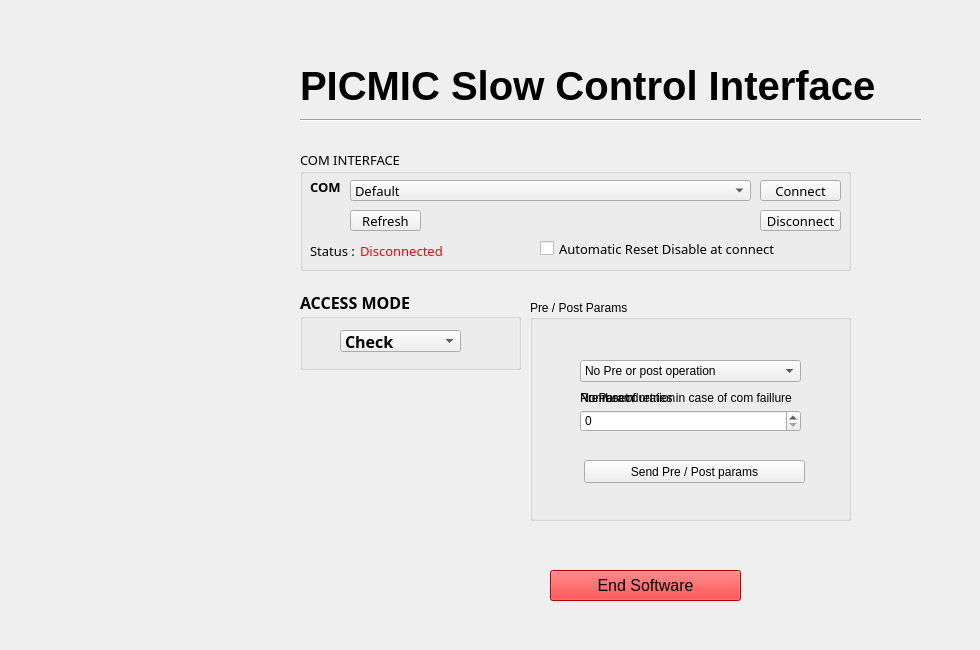
    <widget class="QWidget" name="Main_tab">
     <attribute name="title">
      <string>Main</string>
     </attribute>
     <widget class="QGroupBox" name="groupBox">
      <property name="geometry">
       <rect>
        <x>300</x>
        <y>150</y>
        <width>551</width>
        <height>121</height>
       </rect>
      </property>
      <property name="font">
       <font>
        <family>Lucida Sans Unicode</family>
        <pointsize>10</pointsize>
       </font>
      </property>
      <property name="title">
       <string>COM INTERFACE</string>
      </property>
      <widget class="QPushButton" name="push_disconnect">
       <property name="geometry">
        <rect>
         <x>460</x>
         <y>60</y>
         <width>81</width>
         <height>21</height>
        </rect>
       </property>
       <property name="text">
        <string>Disconnect</string>
       </property>
      </widget>
      <widget class="QLabel" name="label_com">
       <property name="geometry">
        <rect>
         <x>10</x>
         <y>30</y>
         <width>47</width>
         <height>13</height>
        </rect>
       </property>
       <property name="font">
        <font>
         <family>Lucida Sans Unicode</family>
         <pointsize>10</pointsize>
         <weight>75</weight>
         <bold>true</bold>
        </font>
       </property>
       <property name="text">
        <string>COM</string>
       </property>
      </widget>
      <widget class="QComboBox" name="menu_COM">
       <property name="geometry">
        <rect>
         <x>50</x>
         <y>30</y>
         <width>401</width>
         <height>21</height>
        </rect>
       </property>
       <item>
        <property name="text">
         <string>Default</string>
        </property>
       </item>
      </widget>
      <widget class="QPushButton" name="push_connect">
       <property name="geometry">
        <rect>
         <x>460</x>
         <y>30</y>
         <width>81</width>
         <height>21</height>
        </rect>
       </property>
       <property name="text">
        <string>Connect</string>
       </property>
      </widget>
      <widget class="QLabel" name="con_status_txt">
       <property name="geometry">
        <rect>
         <x>10</x>
         <y>90</y>
         <width>47</width>
         <height>21</height>
        </rect>
       </property>
       <property name="font">
        <font>
         <family>Lucida Sans Unicode</family>
         <pointsize>10</pointsize>
        </font>
       </property>
       <property name="text">
        <string>Status : </string>
       </property>
      </widget>
      <widget class="QLabel" name="connection_status">
       <property name="geometry">
        <rect>
         <x>60</x>
         <y>90</y>
         <width>91</width>
         <height>21</height>
        </rect>
       </property>
       <property name="font">
        <font>
         <family>Lucida Sans Unicode</family>
         <pointsize>10</pointsize>
        </font>
       </property>
       <property name="styleSheet">
        <string notr="true">color:red</string>
       </property>
       <property name="text">
        <string>Disconnected</string>
       </property>
      </widget>
      <widget class="QPushButton" name="update">
       <property name="geometry">
        <rect>
         <x>50</x>
         <y>60</y>
         <width>71</width>
         <height>21</height>
        </rect>
       </property>
       <property name="text">
        <string>Refresh</string>
       </property>
      </widget>
      <widget class="QCheckBox" name="ChBMainAutomaticResetDisable">
       <property name="geometry">
        <rect>
         <x>240</x>
         <y>90</y>
         <width>251</width>
         <height>17</height>
        </rect>
       </property>
       <property name="text">
        <string>Automatic Reset Disable at connect</string>
       </property>
      </widget>
     </widget>
     <widget class="QGroupBox" name="groupe_access_mode">
      <property name="geometry">
       <rect>
        <x>300</x>
        <y>290</y>
        <width>221</width>
        <height>80</height>
       </rect>
      </property>
      <property name="font">
       <font>
        <family>Lucida Sans Unicode</family>
        <pointsize>12</pointsize>
        <weight>75</weight>
        <bold>true</bold>
       </font>
      </property>
      <property name="styleSheet">
       <string notr="true">red</string>
      </property>
      <property name="title">
       <string>ACCESS MODE</string>
      </property>
      <property name="flat">
       <bool>false</bool>
      </property>
      <property name="checkable">
       <bool>false</bool>
      </property>
      <widget class="QComboBox" name="CoBMainAccessMode">
       <property name="geometry">
        <rect>
         <x>40</x>
         <y>40</y>
         <width>121</width>
         <height>22</height>
        </rect>
       </property>
       <property name="currentIndex">
        <number>2</number>
       </property>
       <item>
        <property name="text">
         <string>Software</string>
        </property>
       </item>
       <item>
        <property name="text">
         <string>Hardware</string>
        </property>
       </item>
       <item>
        <property name="text">
         <string>Check</string>
        </property>
       </item>
      </widget>
     </widget>
     <widget class="QPushButton" name="BtEndSoftware">
      <property name="geometry">
       <rect>
        <x>550</x>
        <y>570</y>
        <width>191</width>
        <height>31</height>
       </rect>
      </property>
      <property name="font">
       <font>
        <pointsize>12</pointsize>
       </font>
      </property>
      <property name="styleSheet">
       <string notr="true">background-color:red
</string>
      </property>
      <property name="text">
       <string>End Software</string>
      </property>
     </widget>
     <widget class="Line" name="line">
      <property name="geometry">
       <rect>
        <x>300</x>
        <y>110</y>
        <width>621</width>
        <height>21</height>
       </rect>
      </property>
      <property name="orientation">
       <enum>Qt::Horizontal</enum>
      </property>
     </widget>
     <widget class="QLabel" name="lbl_main_logo_C4PI">
      <property name="enabled">
       <bool>true</bool>
      </property>
      <property name="geometry">
       <rect>
        <x>30</x>
        <y>50</y>
        <width>241</width>
        <height>211</height>
       </rect>
      </property>
      <property name="text">
       <string/>
      </property>
     </widget>
     <widget class="QLabel" name="titre">
      <property name="geometry">
       <rect>
        <x>300</x>
        <y>20</y>
        <width>671</width>
        <height>131</height>
       </rect>
      </property>
      <property name="font">
       <font>
        <pointsize>30</pointsize>
        <weight>75</weight>
        <italic>false</italic>
        <bold>true</bold>
        <underline>false</underline>
        <strikeout>false</strikeout>
        <stylestrategy>PreferAntialias</stylestrategy>
        <kerning>true</kerning>
       </font>
      </property>
      <property name="text">
       <string>PICMIC Slow Control Interface</string>
      </property>
     </widget>
     <widget class="QGroupBox" name="GBMainPrePostParams">
      <property name="geometry">
       <rect>
        <x>530</x>
        <y>300</y>
        <width>321</width>
        <height>221</height>
       </rect>
      </property>
      <property name="title">
       <string>Pre / Post Params</string>
      </property>
      <widget class="QComboBox" name="CoBPrePostParam">
       <property name="geometry">
        <rect>
         <x>50</x>
         <y>60</y>
         <width>221</width>
         <height>22</height>
        </rect>
       </property>
       <item>
        <property name="text">
         <string>No Pre or post operation</string>
        </property>
       </item>
       <item>
        <property name="text">
         <string>Pre operation : Reset I2C</string>
        </property>
       </item>
       <item>
        <property name="text">
         <string>Post operation: retry operation</string>
        </property>
       </item>
      </widget>
      <widget class="QSpinBox" name="SBMainPrePostParam">
       <property name="geometry">
        <rect>
         <x>50</x>
         <y>110</y>
         <width>221</width>
         <height>22</height>
        </rect>
       </property>
      </widget>
      <widget class="QPushButton" name="BtMainPrePostParamSend">
       <property name="geometry">
        <rect>
         <x>54</x>
         <y>160</y>
         <width>221</width>
         <height>23</height>
        </rect>
       </property>
       <property name="text">
        <string>Send Pre / Post params</string>
       </property>
      </widget>
      <widget class="QLabel" name="LblMainNoPreOrPostParam">
       <property name="geometry">
        <rect>
         <x>50</x>
         <y>90</y>
         <width>81</width>
         <height>16</height>
        </rect>
       </property>
       <property name="text">
        <string>No Param</string>
       </property>
      </widget>
      <widget class="QLabel" name="LblMainPostParam">
       <property name="geometry">
        <rect>
         <x>50</x>
         <y>90</y>
         <width>221</width>
         <height>16</height>
        </rect>
       </property>
       <property name="text">
        <string>Number of retries in case of com faillure</string>
       </property>
      </widget>
      <widget class="QLabel" name="LblMainPreParam">
       <property name="geometry">
        <rect>
         <x>50</x>
         <y>90</y>
         <width>211</width>
         <height>16</height>
        </rect>
       </property>
       <property name="text">
        <string>Pre reset duration</string>
       </property>
      </widget>
     </widget>
     <widget class="QLabel" name="lbl_main_logo_cnrs">
      <property name="enabled">
       <bool>true</bool>
      </property>
      <property name="geometry">
       <rect>
        <x>40</x>
        <y>410</y>
        <width>361</width>
        <height>231</height>
       </rect>
      </property>
      <property name="text">
       <string/>
      </property>
      <property name="scaledContents">
       <bool>true</bool>
      </property>
     </widget>
    </widget>
